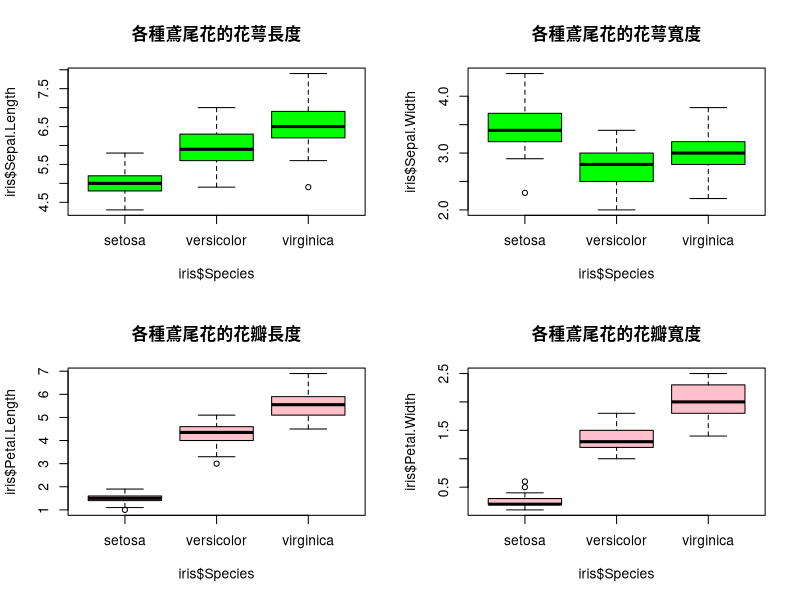

This chart was generated by the following R code:
par(mfrow=c(2,2))
boxplot(iris$Sepal.Length ~ iris$Species, main="各種鳶尾花的花萼長度", col="green")
boxplot(iris$Sepal.Width ~ iris$Species, main="各種鳶尾花的花萼寬度", col="green")
boxplot(iris$Petal.Length ~ iris$Species, main="各種鳶尾花的花瓣長度", col="pink")
boxplot(iris$Petal.Width ~ iris$Species, main="各種鳶尾花的花瓣寬度", col="pink")